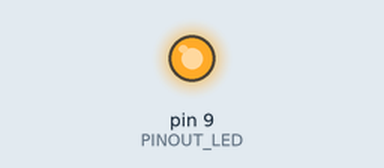
This sketch was run on a simulated Arduino Uno, built with avr-gcc and run on an emulated ATmega328P. Parts: output pins drawn as LEDs (lit = HIGH).

Above: at 0.15 s.
At 9.4 s:
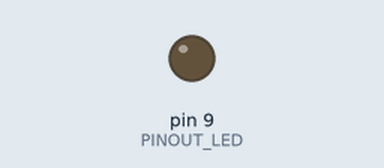
Timing chart, 0 to 13.7 s (numbered marks = the images above):
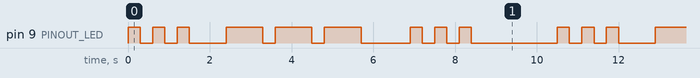

Measured:
- by itself, pin 9 (PINOUT_LED): repeats every 10.5 s: 2 × (LOW 0.30 s, HIGH 0.30 s), LOW 0.90 s, 2 × (HIGH 0.90 s, LOW 0.30 s), HIGH 0.90 s, LOW 1.2 s, 2 × (HIGH 0.30 s, LOW 0.30 s), HIGH 0.30 s, LOW 2.1 s, HIGH 0.30 s
- by itself, everything shown: repeats every 10.5 s, in 18 steps

The sketch:

SOSLED.ino
```cpp
/**
 * Blinking "SOS" in Morse Code via LED at connected to Pin 9
 * Author: Junru (Thomas) Ren
 * Date: Oct 01, 2016
 * WARNING: be sure to have a resister connected in series with the LED to protect the circuit
 */
#include "SOSLED.h" // Include the header file where some constants are defined

void setup()
{
  pinMode(PINOUT_LED, OUTPUT); //initialize the digital pin as an output
}

void loop()
{
  morse_S();
  delay(DURATION_LETTERS);
  morse_O();
  delay(DURATION_LETTERS);
  morse_S();
  delay(DURATION_WORDS);
}

void morse_S()
{
  digitalWrite(PINOUT_LED, HIGH); //turn the LED on
  delay(DURATION_DOT);
  digitalWrite(PINOUT_LED, LOW); //turn the LED off
  delay(DURATION_PARTS);

  digitalWrite(PINOUT_LED, HIGH); //turn the LED on
  delay(DURATION_DOT);
  digitalWrite(PINOUT_LED, LOW); //turn the LED off
  delay(DURATION_PARTS);

  digitalWrite(PINOUT_LED, HIGH); //turn the LED on
  delay(DURATION_DOT);
  digitalWrite(PINOUT_LED, LOW); //turn the LED off
}

void morse_O()
{
  digitalWrite(PINOUT_LED, HIGH); //turn the LED on
  delay(DURATION_DASH);
  digitalWrite(PINOUT_LED, LOW); //turn the LED off
  delay(DURATION_PARTS);

  digitalWrite(PINOUT_LED, HIGH); //turn the LED on
  delay(DURATION_DASH);
  digitalWrite(PINOUT_LED, LOW); //turn the LED off
  delay(DURATION_PARTS);

  digitalWrite(PINOUT_LED, HIGH); //turn the LED on
  delay(DURATION_DASH);
  digitalWrite(PINOUT_LED, LOW); //turn the LED off
  delay(DURATION_PARTS);
}
```

SOSLED.h
```cpp
/**
 * Header file for SOSLED.ino
 * Author: Junru (Thomas) Ren
 * Date: Oct 01, 2016
 */
#ifndef SOSLED_H
#define SOSLED_H

/* Constants */
#define PINOUT_LED 9            // Initialize the LED pinout to be Pin 9
#define UNIT 300               // Define the duration of one Morse Unit
#define DURATION_DOT UNIT       // A dot is one UNIT
#define DURATION_DASH UNIT*3    // A dash is three UNITs
#define DURATION_PARTS UNIT     // The space between parts of the same letter is one UNIT
#define DURATION_LETTERS UNIT*3 // The space between letters are three UNITs
#define DURATION_WORDS UNIT*7   // The space between words is seven UNITs

/* Function headers */
void morse_S();
void morse_O();

#endif /* SOSLED_H */
```
